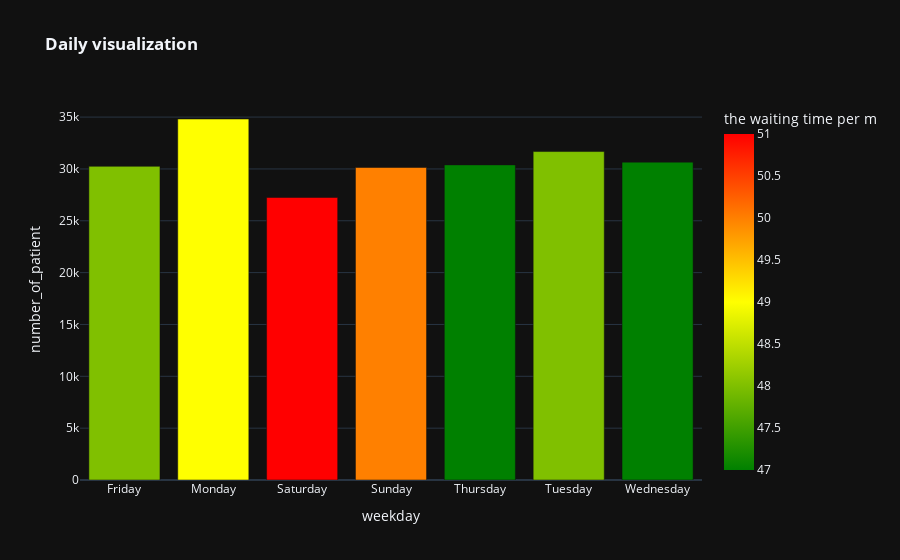

Notebook code for this chart:
### Markdown cell above
##### Weekly chart

### Code cell
answer2 =  grouped_data('weekday')
# Create Chart for the Daily
fig2 = px.bar(answer2,
             x='weekday',
             y='number_of_patient',
             color='waiting_ber_munets',
             labels={'waiting_ber_munets':'the waiting time per m'} ,
             color_continuous_scale=['green','yellow','red'],
             template = template_style,
             title = '<b>Daily visualization</b>')
# Display Plot
fig2.show()

### Figure 1 — Plotly figure (JSON) as saved in the notebook; plotly's stock layout.template omitted (floating-point values rounded to 4 significant figures)
{"data": [{"hovertemplate": "weekday=%{x}<br>number_of_patient=%{y}<br>the waiting time per m=%{marker.color}<extra></extra>", "legendgroup": "", "marker": {"color": [48.0, 49.0, 51.0, 50.0, 47.0, 48.0, 47.0], "coloraxis": "coloraxis", "pattern": {"shape": ""}}, "name": "", "orientation": "v", "showlegend": false, "textposition": "auto", "type": "bar", "x": ["Friday", "Monday", "Saturday", "Sunday", "Thursday", "Tuesday", "Wednesday"], "xaxis": "x", "y": [30251, 34816, 27248, 30139, 30391, 31677, 30655], "yaxis": "y"}], "layout": {"barmode": "relative", "coloraxis": {"colorbar": {"title": {"text": "the waiting time per m"}}, "colorscale": [[0, "green"], [0.5, "yellow"], [1, "red"]]}, "legend": {"tracegroupgap": 0}, "title": {"text": "<b>Daily visualization</b>"}, "xaxis": {"anchor": "y", "domain": [0, 1], "title": {"text": "weekday"}}, "yaxis": {"anchor": "x", "domain": [0, 1], "title": {"text": "number_of_patient"}}}}
